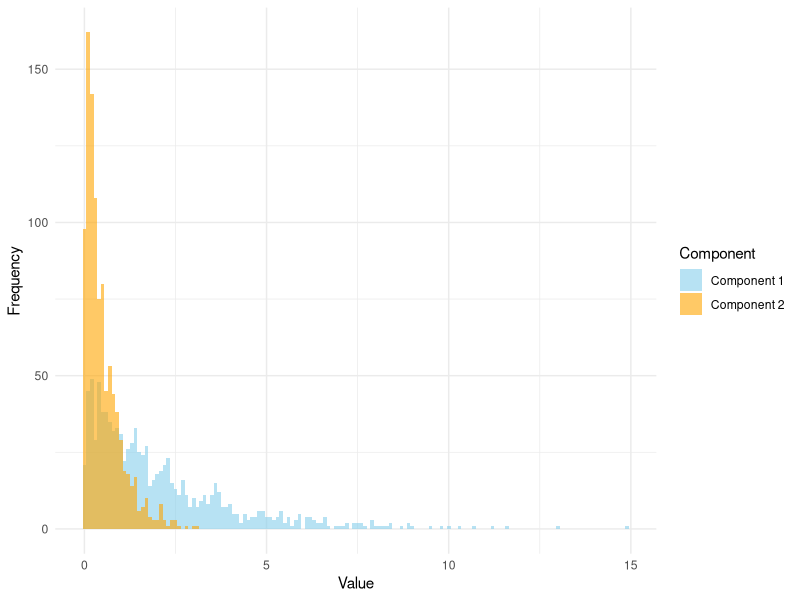
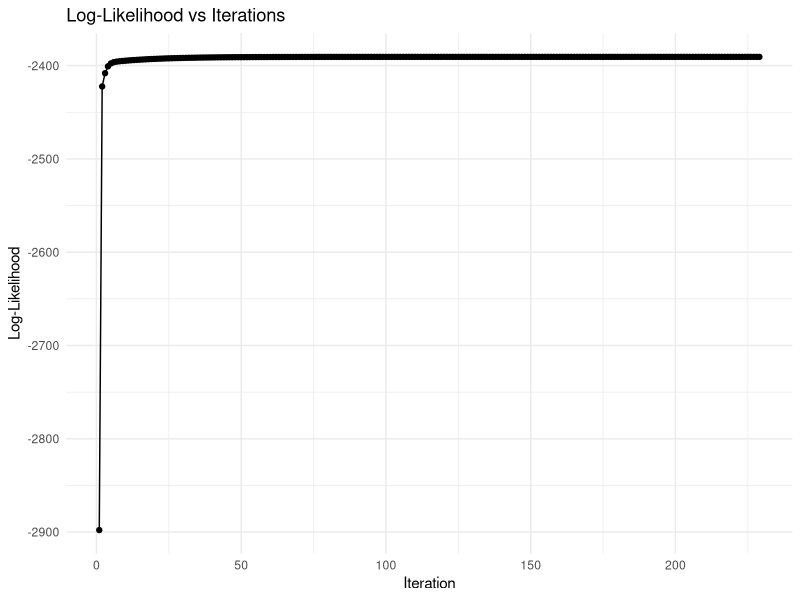

These figures' R source, in order:
## ---- chunk 1
library(ggplot2)
set.seed(1234)
# sample
n_samples <- 2000
true_rates <- c(0.5, 2.0)
true_proportions <- c(0.5, 0.5)
# Sample group assignments (1 or 2) based on mixing proportions
component_labels <- sample(1:2, n_samples, replace = TRUE, prob = true_proportions)
# Stage 2: Generate data from the corresponding exponential
# distribution based on the group assignment
data <- numeric(n_samples) # Initialize the data vector
# Generate data for group 1 (rate = 0.5)
data[component_labels == 1] <- rexp(sum(component_labels == 1), rate = true_rates[1])
# Generate data for group 2 (rate = 2.0)
data[component_labels == 2] <- rexp(sum(component_labels == 2), rate = true_rates[2])
# Create a data frame for plotting
plot_data <- data.frame(
Value = data, # Data points
Component = factor(component_labels, labels = c("Component 1", "Component 2")) # Component labels
)
# Plot the data using ggplot2
ggplot(plot_data, aes(x = Value, fill = Component)) +
geom_histogram(binwidth = 0.1, position = "identity", alpha = 0.6) +
scale_fill_manual(values = c("skyblue", "orange")) + # Set colors for the components
labs(
x = "Value",
y = "Frequency",
fill = "Component"
) +
theme_minimal() +
theme(plot.title = element_blank()) # Remove the title

## ---- chunk 2
exponentialMixture <- function(data, K, max_iter = 1000, tol = 1e-5) {
n <- length(data)
pi <- rep(1/K, K) # mixing proportions
lambda <- runif(K, 0.1, 1) # rate parameters
log_likelihoods <- numeric(max_iter) # store log-likelihood values
for (iter in 1:max_iter) { # E-step: numerator of the gammas
  gamma <- matrix(NA, nrow = n, ncol = K)
  for (k in 1:K) {
    gamma[, k] <- pi[k] * dexp(data, rate = lambda[k])
  }
  row_sums <- rowSums(gamma) # denominator of the gammas
  gamma <- gamma / row_sums # normalize probabilities
  pi_old <- pi # M-step: Update mixing proportions and rate parameters
  lambda_old <- lambda
  pi <- colMeans(gamma) # update mixing proportions
  for (k in 1:K) {
    lambda[k] <- sum(gamma[, k]) / sum(gamma[, k] * data) # update rate parameters
  }
  log_likelihoods[iter] <- sum(log(row_sums)) # calculate log-likelihood
  if (max(abs(pi - pi_old)) < tol && max(abs(lambda - lambda_old)) < tol) {
    log_likelihoods <- log_likelihoods[1:iter] # trim to the number of iterations
    cat("Convergence reached at iteration", iter,
    "with log-likelihood:", log_likelihoods[iter], "\n")
    break
    }
  }
  return(list(pi = pi, lambda = lambda, log_likelihood = log_likelihoods))
}
## ---- chunk 3
set.seed(1234)
library(knitr)
# Fit the mixture model
result <- exponentialMixture(data, K = 2)

# Create a data frame to display the results in a table
results_table <- data.frame(
"Component" = 1:2,
"Estimated Mixing Proportion" = round(result$pi, 4),
"Estimated Rate Parameter (lambda)" = round(result$lambda, 4)
)
# move results to a table
kable(results_table, caption = "Estimated Parameters for the Mixture Model", format = "pipe")
## ---- chunk 4
# Create a data frame for plotting
log_likelihoods <- result[["log_likelihood"]]

log_likelihood_data <- data.frame(
  Iteration = 1:length(log_likelihoods),
  LogLikelihood = log_likelihoods
)

# Generate the plot
ggplot(log_likelihood_data, aes(x = Iteration, y = LogLikelihood)) +
  geom_line() +
  geom_point() +
  labs(
    title = "Log-Likelihood vs Iterations",
    x = "Iteration",
    y = "Log-Likelihood"
  ) +
  theme_minimal()
## ---- chunk 5
n = 5

# an empty data frame to store results
results <- data.frame()

for (run in 1:n) {
  #set.seed(1234)
  
  # Fit the mixture model
  result <- exponentialMixture(data, K = 2)
  results <- rbind(
    results,
    data.frame(
      Run = run,
      Component = 1:2,  # Components 1 and 2
      Mixing_Proportion = result$pi,
      Rate_Parameter = result$lambda
    )
  )
}

kable(results, caption = "Estimates from Five Runs of the EM Algorithm", format = "pipe")
## ---- chunk 6
# Simulation parameters
set.seed(123) # For reproducibility
n_samples <- 1000 # Number of samples
true_rates <- c(0.5, 1.5) # True rate parameters for two components
true_proportions <- c(0.6, 0.4) # True mixing proportions
# Generate synthetic data
data <- c(rexp(n_samples * true_proportions[1], rate = true_rates[1]),
rexp(n_samples * true_proportions[2], rate = true_rates[2]))
## ---- chunk 7
n = 5

# an empty data frame to store results
results2 <- data.frame()

for (run in 1:n) {
  #set.seed(1234)
  
  # Fit the mixture model
  result2 <- exponentialMixture(data, K = 2)
  results2 <- rbind(
    results2,
    data.frame(
      Run = run,
      Component = 1:2,  # Components 1 and 2
      Mixing_Proportion = result2$pi,
      Rate_Parameter = result2$lambda
    )
  )
}

kable(results2, caption = "Estimates from Five Runs of the EM Algorithm", format = "pipe")
## ---- chunk 8
#Cite: below from data-clean/06-more-clustering/code/kclust.R
exponentialMixture_kmeans <- function(data, K, max_iter = 1000, tol = 1e-5) {
  n <- length(data)# Initialize parameters using k-means
  kmeans_result <- kmeans(data, centers = K)
  cluster_assignments <- kmeans_result$cluster
  
  # Mixing proportions
  pi <- table(cluster_assignments) / n
  
  # Rate parameters
  lambda <- sapply(1:K, function(k) {
    1 / mean(data[cluster_assignments == k])
  })
  
  log_likelihoods <- numeric(max_iter) # store log-likelihood values
  
  for (iter in 1:max_iter) { # E-step: numerator of the gammas
    gamma <- matrix(NA, nrow = n, ncol = K)
    for (k in 1:K) {
      gamma[, k] <- pi[k] * dexp(data, rate = lambda[k])
    }
    row_sums <- rowSums(gamma) # denominator of the gammas
    gamma <- gamma / row_sums # normalize probabilities
    pi_old <- pi # M-step: Update mixing proportions and rate parameters
    lambda_old <- lambda
    pi <- colMeans(gamma) # update mixing proportions
    for (k in 1:K) {
      lambda[k] <- sum(gamma[, k]) / sum(gamma[, k] * data) # update rate parameters
    }
    log_likelihoods[iter] <- sum(log(row_sums)) # calculate log-likelihood
    if (max(abs(pi - pi_old)) < tol && max(abs(lambda - lambda_old)) < tol) {
      log_likelihoods <- log_likelihoods[1:iter] # trim to the number of iterations
      cat("Convergence reached at iteration", iter,
      "with log-likelihood:", log_likelihoods[iter], "\n")
      break
      }
    }
    return(list(pi = pi, lambda = lambda, log_likelihood = log_likelihoods))
  }
## ---- chunk 9
n = 5

# an empty data frame to store results
results3 <- data.frame()

for (run in 1:n) {
  #set.seed(1234)
  
  # Fit the mixture model
  result3 <- exponentialMixture_kmeans(data, K = 2)
  results3 <- rbind(
    results3,
    data.frame(
      Run = run,
      Component = 1:2,  # Components 1 and 2
      Mixing_Proportion = result3$pi,
      Rate_Parameter = result3$lambda
    )
  )
}

kable(results3, caption = "Estimates from Five Runs of the EM Algorithm", format = "pipe")
